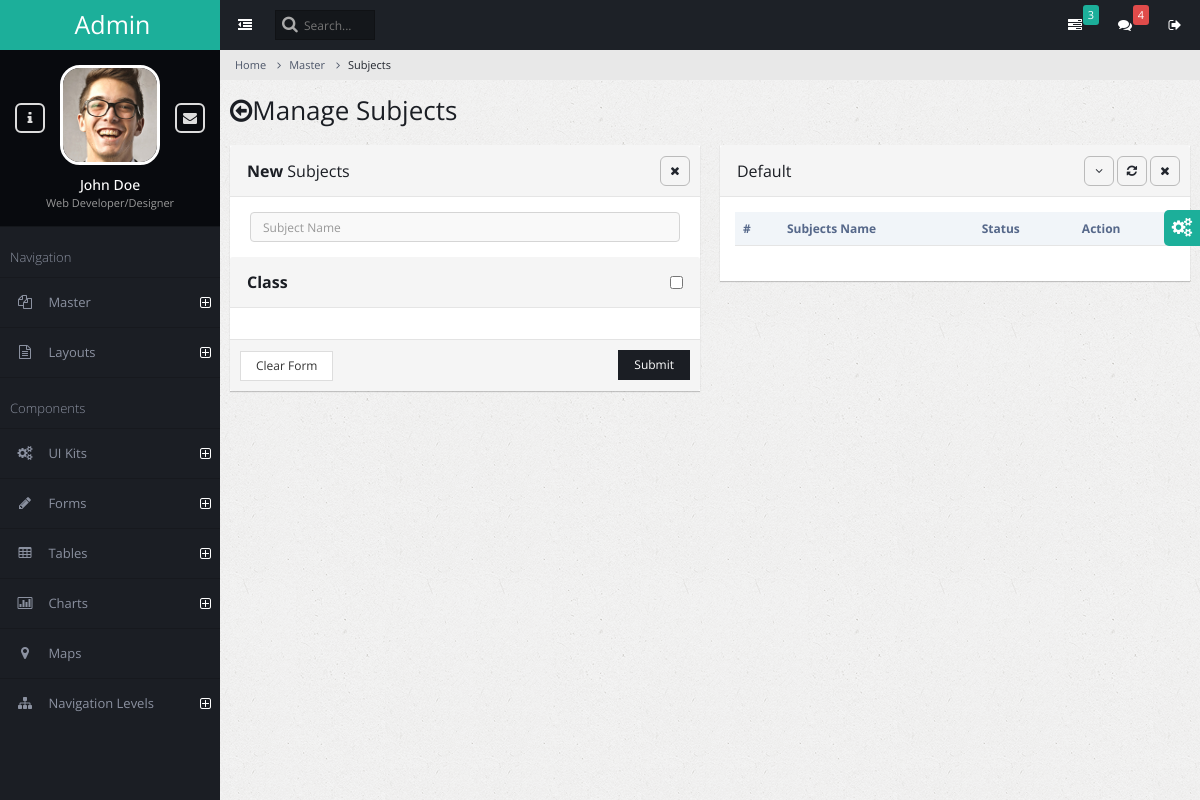
The app's page /subject/, older data.
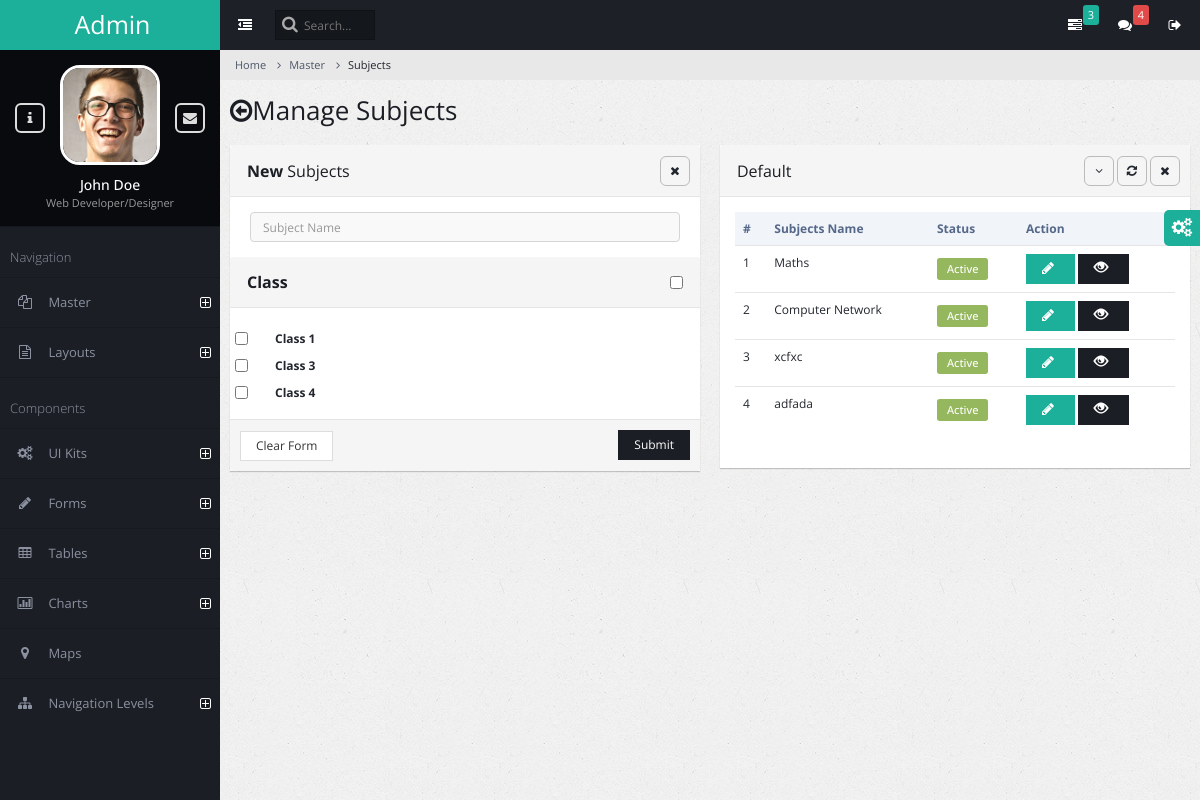
The same page, newer data.
### admin_master/models.py (models this page shows)
class AcademicClass(models.Model):
    class_name = models.CharField(max_length=150)
    is_enabled = models.BooleanField(default=True)

class AcademicSubject(models.Model):
    subject_name = models.CharField(max_length=150)
    classes = models.ManyToManyField('AcademicClass')
    is_active = models.BooleanField(default=True)

### admin_master/views.py (the view, shortened to what this page needs)
# urls.py: path('subject/', views.subject_manage,name="subject"),
def subject_manage(request):
    success_message=None
    error_message = None
    academic_classes = AcademicClass.objects.filter(is_enabled=True)
    academic_subject=AcademicSubject.objects.all()
    context={
        'errormessage': error_message,
        'successmessage': success_message,
        "academic_classes":academic_classes,
        "academic_subject":academic_subject
    }
    return render(request,"subject_manage.html",context)

### admin_master/templates/subject_manage.html (shortened to what this page needs)
{% extends 'admin_base.html' %}
{% block content %}
<ul class="breadcrumb">
    <li><a href="#">Home</a></li>
    <li><a href="#">Master</a></li>
    <li class="active">Subjects</li>
</ul>
<div class="page-title">
    <h2><span class="fa fa-arrow-circle-o-left"></span>Manage Subjects</h2>
</div>
<div class="page-content-wrap">
    <div class="row">
        <div class="col-md-6">
            <form class="form-horizontal" method="post" enctype="multipart/form-data">
            <div class="panel panel-default">
                <div class="panel-heading">
                    <h3 class="panel-title"><strong>New </strong> Subjects</h3>
                    <ul class="panel-controls">
                        <li><a href="#" class="panel-remove"><span class="fa fa-times"></span></a></li>
                    </ul>
                </div>
                <div class="panel-body">
                    <div class="row">
                        <div class="col-md-12">
                            <div class="form-group">
                                <div class="col-md-12 col-xs-12">
                                    <input type="text" required autofocus name='subject_name' class="form-control" placeholder="Subject Name"/>
                                </div>
                            </div>
                        </div>
                    </div>
                </div>
                <div class="panel-heading">
                    <h3 class="panel-title"><strong>Class </strong></h3>
                    <ul class="panel-controls">
                        <li><div class="checkbox">
                            <input type="checkbox"
                            class="classCheckbox"
                            {% comment %} class="icheckbox" {% endcomment %}
                             id="selectAllCheckbox" onclick="checkAll()" />
                        </div></li>
                    </ul>
                </div>
                <div class="panel-body">
                    <div class="row">
                        <div class="col-md-12">
                            {% for class in academic_classes %}
                            <div class="checkbox">
                                <input type="checkbox" name="classes" class="classCheckbox" value="{{class.id}}"/>
                                <label style="font-weight: bold;">Class {{class.class_name}}</label>
                            </div>
                        {% endfor %}
                        </div>
                    </div>
                </div>
                <div class="panel-footer">
                    <input type="reset" value="Clear Form" class="btn btn-default">
                    <button class="btn btn-primary pull-right">Submit</button>
                </div>
            </div>
        </form>
        </div>
        <div class="col-md-6">
            <div class="panel panel-default">
                <div class="panel-heading">
                    <h3 class="panel-title">Default</h3>
                    <ul class="panel-controls">
                        <li><a href="#" class="panel-collapse"><span class="fa fa-angle-down"></span></a></li>
                        <li><a href="#" class="panel-refresh"><span class="fa fa-refresh"></span></a></li>
                        <li><a href="#" class="panel-remove"><span class="fa fa-times"></span></a></li>
                    </ul>
                </div>
                <div class="panel-body">
                    <table class="table datatable">
                        <thead>
                            <tr>
                                <th>#</th>
                                <th>Subjects Name</th>
                                <th>Status</th>
                                <th>Action</th>
                            </tr>
                        </thead>
                        <tbody>
                            {% for Subject in academic_subject %}
                            <tr >
                                <td>{{ forloop.counter }}</td>
                                <td>{{ Subject.subject_name }}</td>
                                <td>
                                    {% if Subject.is_active %}
                                    <span class="label label-success label-form">Active</span>
                                    {% else %}
                                    <span class="label label-danger label-form">Deactive</span>
                                    {% endif %}
                                </td>
                                <td>
                                    <button class="btn btn-info" onclick="edit_pop_subject({{Subject.id}})">
                                        <span id ="spinner{{Subject.id}}" class="fa fa-pencil"></span>
                                    </button>
                                    <button class="btn btn-primary" onclick="edit_view_subject({{Subject.id}})">
                                        <span class="glyphicon glyphicon-eye-open"></span>
                                    </button>
                                </td>
                            </tr>
                        {% endfor %}
                        </tbody>
                    </table>
                </div>
            </div>
        </div>
    </div>
</div>
{% endblock %}

### admin_general/templates/admin_base.html (shortened to what this page needs)
{% load static %}
<!DOCTYPE html>
<html lang="en">
    <head>
        <link rel="stylesheet" type="text/css" id="theme" href="{% static 'css/theme-default.css' %}" />
    </head>
    <body>
        <div class="page-container">
            {% include "page_sidebar.html" %}
            <div class="page-content">
                <ul class="x-navigation x-navigation-horizontal x-navigation-panel">
                    <li class="xn-icon-button">
                        <a href="#" class="x-navigation-minimize"><span class="fa fa-dedent"></span></a>
                    </li>
                    <li class="xn-search">
                        <form role="form">
                            <input type="text" name="search" placeholder="Search..."/>
                        </form>
                    </li>
                    <li class="xn-icon-button pull-right">
                        <a href="#" class="mb-control" data-box="#mb-signout"><span class="fa fa-sign-out"></span></a>
                    </li>
                    <li class="xn-icon-button pull-right">
                        <a href="#"><span class="fa fa-comments"></span></a>
                        <div class="informer informer-danger">4</div>
                    </li>
                    <li class="xn-icon-button pull-right">
                        <a href="#"><span class="fa fa-tasks"></span></a>
                        <div class="informer informer-warning">3</div>
                    </li>
                </ul>
                {% block content %}{% endblock content %}
            </div>
        </div>
    </body>
</html>

### admin_general/templates/page_sidebar.html (shortened to what this page needs)
{% load static %}
<div class="page-sidebar">
    <ul class="x-navigation">
        <li class="xn-logo">
            <a href="index.html">Admin</a>
        </li>
        <li class="xn-profile">
            <div class="profile">
                <div class="profile-image">
                    <img src="{% static 'assets/images/users/avatar.jpg' %}" alt="John Doe" />
                </div>
                <div class="profile-data">
                    <div class="profile-data-name">John Doe</div>
                    <div class="profile-data-title">Web Developer/Designer</div>
                </div>
                <div class="profile-controls">
                    <a href="pages-profile.html" class="profile-control-left"><span class="fa fa-info"></span></a>
                    <a href="pages-messages.html" class="profile-control-right"><span class="fa fa-envelope"></span></a>
                </div>
            </div>
        </li>
        <li class="xn-title">Navigation</li>
        <li class="xn-openable">
            <a href="#"><span class="fa fa-files-o"></span> <span class="xn-text">Master</span></a>
        </li>
        <li class="xn-openable">
            <a href="#"><span class="fa fa-file-text-o"></span> <span class="xn-text">Layouts</span></a>
        </li>
        <li class="xn-title">Components</li>
        <li class="xn-openable">
            <a href="#"><span class="fa fa-cogs"></span> <span class="xn-text">UI Kits</span></a>
        </li>
        <li class="xn-openable">
            <a href="#"><span class="fa fa-pencil"></span> <span class="xn-text">Forms</span></a>
        </li>
        <li class="xn-openable">
            <a href="tables.html"><span class="fa fa-table"></span> <span class="xn-text">Tables</span></a>
        </li>
        <li class="xn-openable">
            <a href="#"><span class="fa fa-bar-chart-o"></span> <span class="xn-text">Charts</span></a>
        </li>
        <li>
            <a href="maps.html"><span class="fa fa-map-marker"></span> <span class="xn-text">Maps</span></a>
        </li>
        <li class="xn-openable">
            <a href="#"><span class="fa fa-sitemap"></span> <span class="xn-text">Navigation Levels</span></a>
        </li>
    </ul>
</div>

### admin_general/templates/script_footer.html (shortened to what this page needs)
    {% load static %}

### admin_general/templates/admin_base.html (style rules this page uses)
a { text-decoration: none; }

Row changes from the older to the newer data that the page shows:
added AcademicClass: class_name "1"
added AcademicClass: class_name "3"
added AcademicClass: class_name "4"
added AcademicSubject: subject_name "Maths", is_active "Active"
added AcademicSubject: subject_name "Computer Network", is_active "Active"
added AcademicSubject: subject_name "xcfxc", is_active "Active"
added AcademicSubject: subject_name "adfada", is_active "Active"
